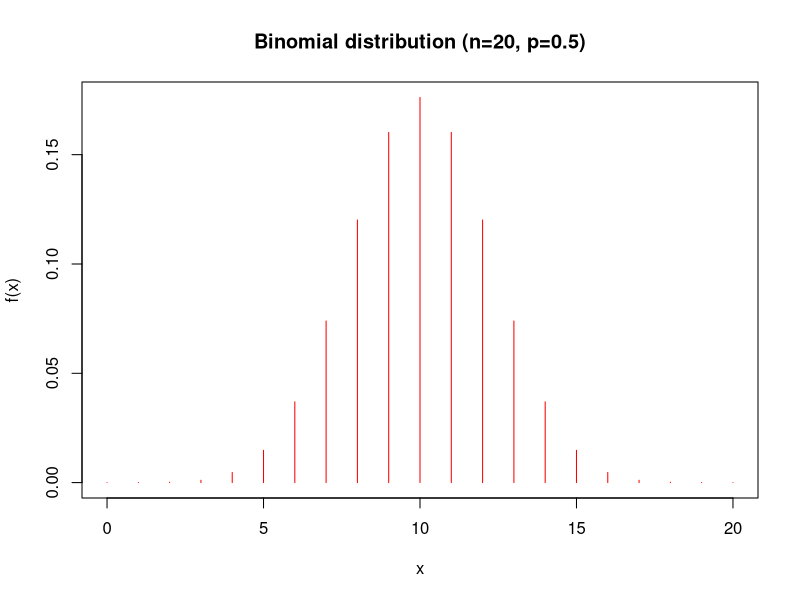
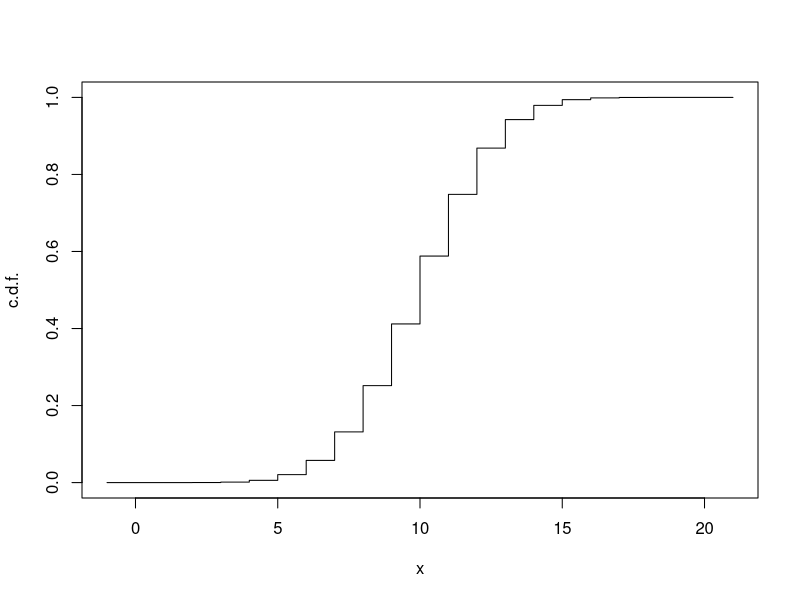
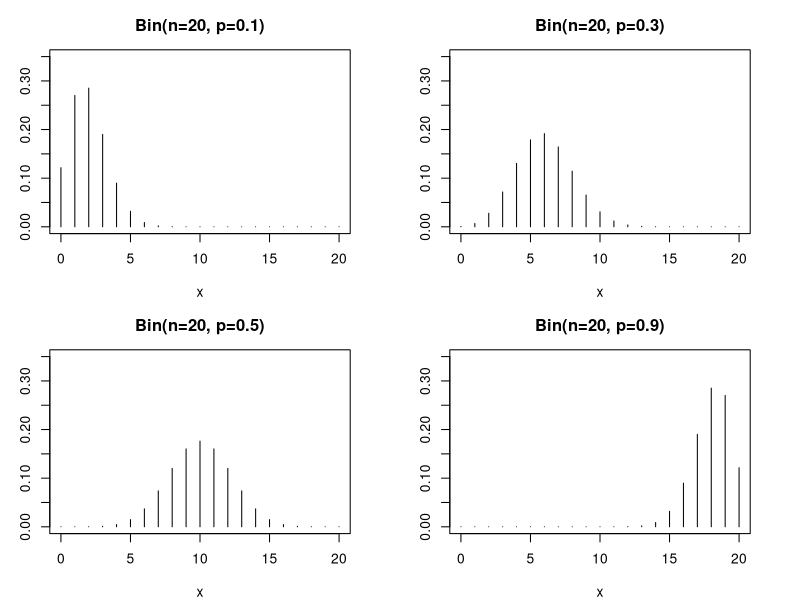
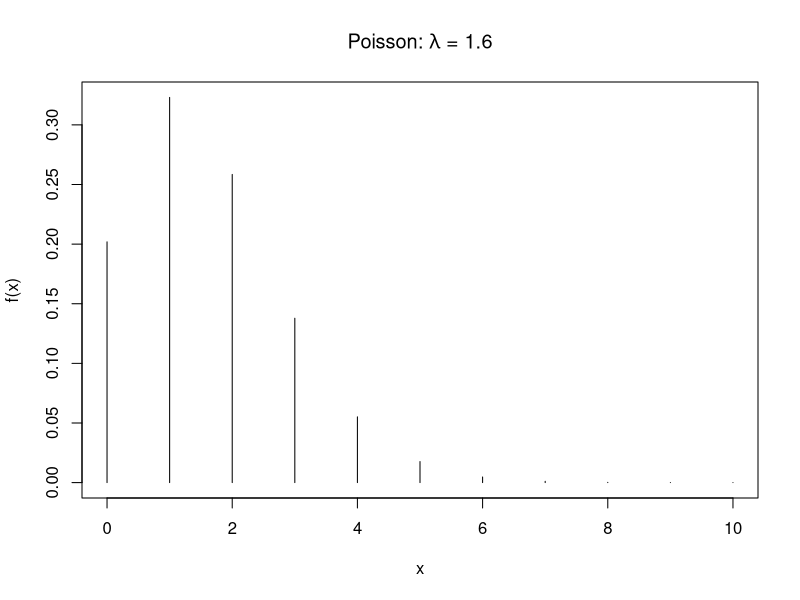
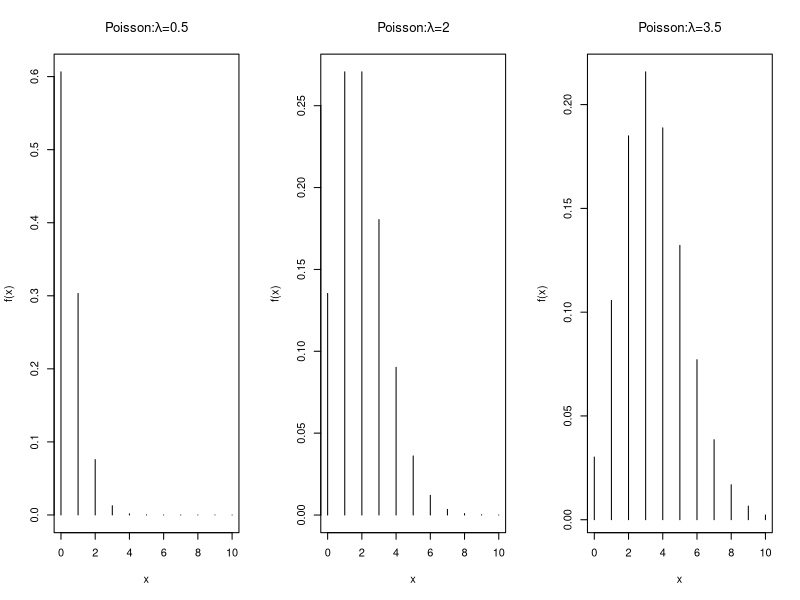
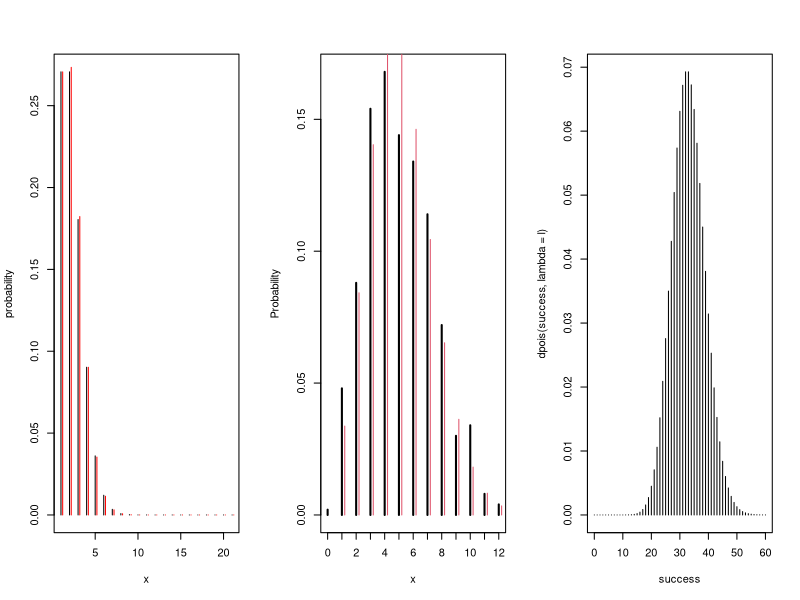

Recreate these plots in R, in order.
## ---- chunk 1
knitr::opts_chunk$set(echo = TRUE)
## ---- chunk 2
pbinom(9, size=12, prob=1/6) - pbinom(6, size=12, prob=1/6)
diff(pbinom(c(6,9), size=12, prob=1/6))
## ---- chunk 3
n <- 20 #number of coin tosses
x <- 6 #number of tails we want
p <- 0.5 #probability of getting "Tail" in a single flip

#with the formula
probability <- choose(n,x)*p^x*(1-p)^(n-x)
probability
## ---- chunk 4
n <- 20
x <- 0:20
p <- 0.5

p_dist <- choose(n,x)*p^x*(1-p)^(n-x)
p_dist
## ---- chunk 5
sum(p_dist)
## ---- chunk 6
plot(x, p_dist, type="h", main="Binomial distribution (n=20, p=0.5)", xlab="x", ylab="f(x)", col="red")
## ---- chunk 7
dbinom(x=6, size=20, prob=0.5)
dbinom(x=0:20, size=20, prob=0.5)
sum(dbinom(x=0:20, size=20, prob=0.5))
## ---- chunk 8
sum(pbinom(0:3, 20, 0.5))
## ---- chunk 9
cdf_3 <- pbinom(0:3, 20, 0.5)
cdf_5 <- pbinom (0:5, 20, 0.5)

prob <- sum(cdf_5)-sum(cdf_3)
prob
## ---- chunk 10
bin <- function(x) pbinom(x, size=n, prob=0.5)

plot(-1:21, bin(-1:21), type="s", xlab="x", ylab="c.d.f.", main="")
## ---- chunk 11
binomial <- function(x, n, p){
  choose(n,x)*p^x*(1-p)^(n-x)
}
binomial(5,20,0.5)

dbinom(5, 20, 0.5)
## ---- chunk 12
par2<-par(mfrow=c(2,2),mar=c(4,3,3,3))
 x=(0:20)
 n<-20
 plot(x,dbinom(x,n, 0.1),type="h",xlab="x",ylab="P(x)",ylim =c(0,.35),
 main="Bin(n=20, p=0.1)")
 plot(x,dbinom(x,n, 0.3),type="h",xlab="x",ylab="P(x)",ylim =c(0,.35),
 main="Bin(n=20, p=0.3)")
 plot(x,dbinom(x,n, 0.5),type="h",xlab="x",ylab="P(x)",ylim =c(0,.35),
 main="Bin(n=20, p=0.5)")
 plot(x,dbinom(x,n, 0.9),type="h",xlab="x",ylab="P(x)",ylim =c(0,.35),
 main="Bin(n=20, p=0.9)")
 par(par2)
## ---- chunk 13
sim <- rbinom(n=80, size=1, prob=0.5)
sim
## ---- chunk 14
sum(sim)/length(sim)
## ---- chunk 15
lambda <- 1.6
x <- 0

dpois(x, lambda)
## ---- chunk 16
poisson <- function(x, lambda){
  lambda^x * exp(-lambda)/factorial(x)
}

poisson(x, lambda)
## ---- chunk 17
x <- c(0:10)
prob_dist <- dpois(x, lambda)

plot(x, prob_dist, type="h", xlab="x", ylab="f(x)", main=expression(paste("Poisson: ", lambda, " = 1.6")))
## ---- chunk 18
par(mfrow=c(1,3))

plot(x, poisson(x, lambda=0.5), type="h", xlab="x", ylab="f(x)", main=expression(paste("Poisson:",lambda,"=0.5")))

plot(x, poisson(x, lambda=2), type="h", xlab="x", ylab="f(x)", main=expression(paste("Poisson:",lambda,"=2")))

plot(x, poisson(x, lambda=3.5), type="h", xlab="x", ylab="f(x)", main=expression(paste("Poisson:",lambda,"=3.5")))
## ---- chunk 19
x <- 0:1

for (lambda in c(0.5, 2, 3.5)){
print(1-sum(dpois(x, lambda=lambda)))
  }
## ---- chunk 20
n <- 100
p <- 0.02
x <- seq(0:20)

plot(x, dpois(x, n*p), type="h", ylab="probability")
points(x+.2, dbinom(x, n, p), type="h", col="red")
## ---- chunk 21
n<- 500
dati.pois <- rpois(n,5)

tab= table(dati.pois)
tab

plot(tab/n, ylab="Probability", xlab="x")

#theorethical probability
m = max(dati.pois)
x=seq(0:m)

points (x+0.2, dpois(x,5), type="h", col=2)
## ---- chunk 22
dbinom(19, 25, 0.5)
## ---- chunk 23
dbinom(19, 25, 1/8) #if you are betting on tail
1 - dbinom(19,25, 1/8) #if you are betting on head
## ---- chunk 24
1-pbinom(10, 25, 0.5)
## ---- chunk 25
dbinom(7, 12, 0.6)
## ---- chunk 26
pbinom(4, 10, 0.3)
## ---- chunk 27
qbinom(0.10, size=10, prob=0.4)
qbinom(0.90, size=10, prob=0.4)
## ---- chunk 28
results<-rbinom(10, size=100, prob=0.3)
results

mean(results)
## ---- chunk 29
dbinom(4, 12, 1/5)
## ---- chunk 30
dbinom(12, 12, 1/5)
## ---- chunk 31
dpois(8, lambda=10)
## ---- chunk 32
1- ppois(8, 10)
## ---- chunk 33
a<- ppois(10, 15)
a

b<- 1-ppois(20, 15)
b

c<- ppois(14, 15)
c

d<-ppois(20, 15) - ppois(9, 15) #why 9 and not 10 ?
d
## ---- chunk 34
ppois(30, 33)-ppois(19,33) #why 19 and not 20?


success<- 0:60
l=33
plot(success, dpois(success, lambda=l), type="h")
